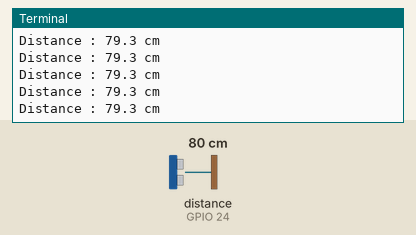
The program below on a simulated Raspberry Pi (BCM pin numbers). On the bench: the last lines printed to the terminal. The test bench sets the inputs (shaded band); at power-on: distance to the obstacle (sensor on GPIO 24) 80 cm. The echo pulse lasts 58.3 µs per cm; the clock reads 2024-03-15 10:24:30 at power-on unless the program sets it.

Above: at 5.0 s.
5.1 s: distance to the obstacle (sensor on GPIO 24) set to 2 cm
At 5.9 s:
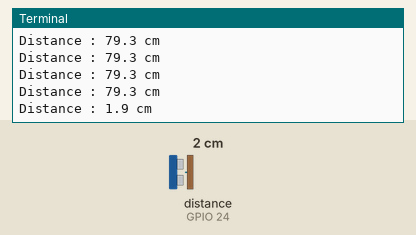
6.6 s: distance to the obstacle (sensor on GPIO 24) set to 4 cm
At 7.2 s:
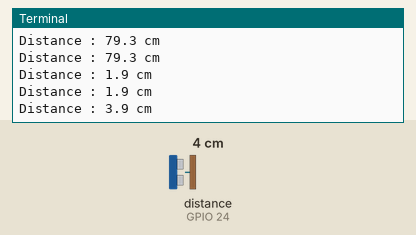
Timing chart, 0 to 9.6 s (numbered marks = the images above; inputs shaded):
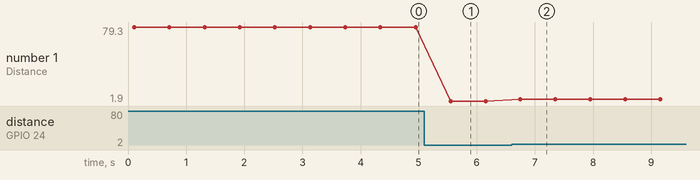

The program:

UltrasonicDistance.py
```python
import time
import RPi.GPIO as GPIO

# Use BCM GPIO references
# instead of physical pin numbers
GPIO.setmode(GPIO.BCM)
# Define GPIO to use on Pi
TRIG = 23
ECHO = 24

print("Ultrasonic Measurement")

# Set pins as output and input
GPIO.setup(TRIG, GPIO.OUT)
GPIO.setup(ECHO, GPIO.IN)

for i in range(1, 50):
    # Set trigger to False (Low)
    GPIO.output(TRIG, False)

    # Allow module to settle
    time.sleep(0.1)
    # Send 10us pulse to trigger
    GPIO.output(TRIG, True)
    time.sleep(0.00001)
    GPIO.output(TRIG, False)
    start = time.time()
    while GPIO.input(ECHO) == 0:
        start = time.time()
    while GPIO.input(ECHO) == 1:
        stop = time.time()

    # Calculate pulse length
    elapsed = stop - start
    # Distance pulse travelled in that time is time
    # multiplied by the speed of sound (cm/s)
    distance = elapsed * 17000
    print("Distance : %.1f cm" % distance)

    time.sleep(0.5)

# Reset GPIO settings
GPIO.cleanup()
```

Measured:
- after the input at 5.1 s, the terminal: prints a new line after 0.45 s (image 1)
- after the input at 6.6 s, the terminal: prints a new line after 0.15 s (image 2)
- plotted number 1: 79.3 → 1.9 after the input at 5.1 s, 1.9 → 3.9 after the input at 6.6 s
